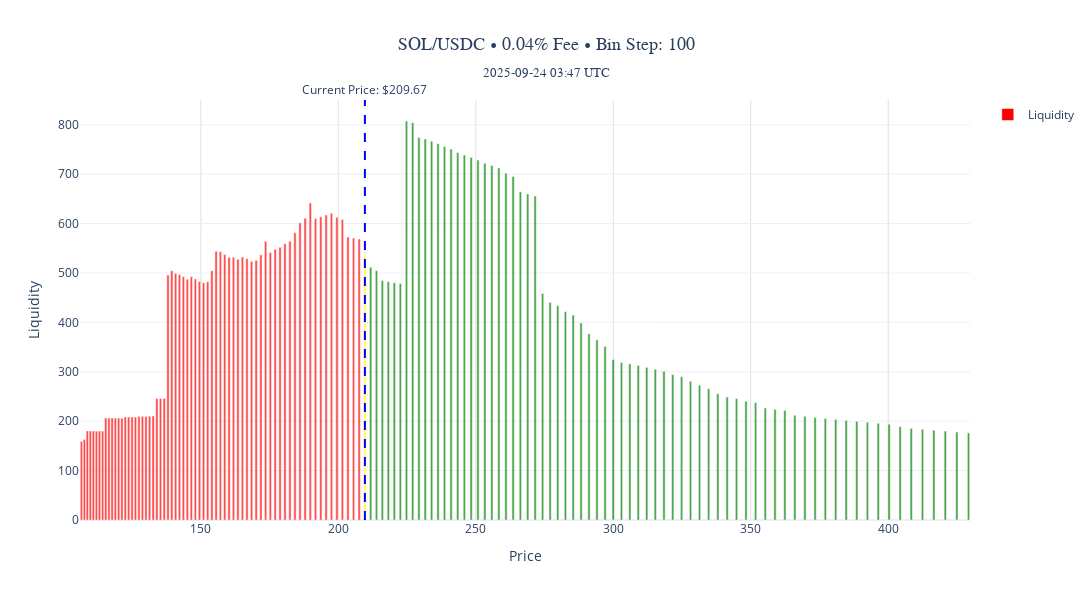
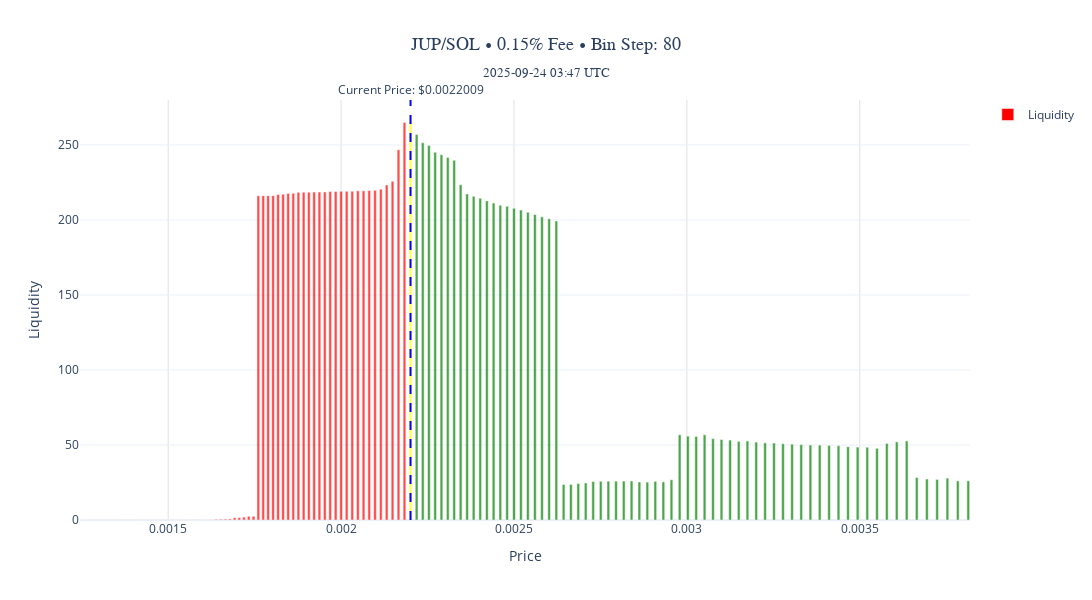
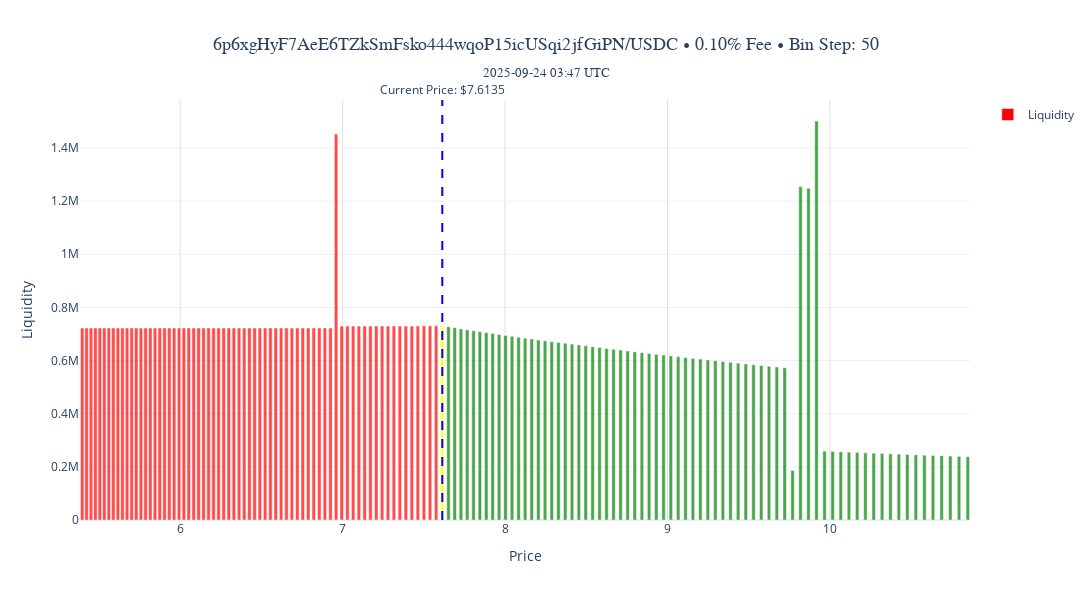

Write notebook code for charts like these, in order.
### Code cell
# 🎨 Generate Liquidity Distribution Charts with Token Symbols (Save for Later)
if all_pool_analyses:
    print("📊 Generating liquidity distribution charts...\n")
    
    # Clear any existing chart files from previous runs
    telegram_reports['chart_files'] = []
    
    for i, analysis in enumerate(all_pool_analyses, 1):
        print(f"🎨 Chart {i}/{len(all_pool_analyses)}: {analysis['pool_name']}")
        
        # Use cached token symbols from initial pool fetching
        base_symbol = analysis['base_token']
        quote_symbol = analysis['quote_token']
        
        # Use GatewayDataSource token cache if available and token symbols are still addresses
        if analysis.get('base_token_address') and len(base_symbol) > 10:
            cache_key = f"{analysis['base_token_address']}_{NETWORK}"
            if cache_key in gateway_ds.token_cache:
                cached_info = gateway_ds.token_cache[cache_key]
                if cached_info and 'symbol' in cached_info:
                    base_symbol = cached_info['symbol']
                    
        if analysis.get('quote_token_address') and len(quote_symbol) > 10:
            cache_key = f"{analysis['quote_token_address']}_{NETWORK}"
            if cache_key in gateway_ds.token_cache:
                cached_info = gateway_ds.token_cache[cache_key]
                if cached_info and 'symbol' in cached_info:
                    quote_symbol = cached_info['symbol']
        
        # Update analysis with proper symbols for chart generation
        analysis_with_symbols = analysis.copy()
        analysis_with_symbols['base_token'] = base_symbol
        analysis_with_symbols['quote_token'] = quote_symbol
        analysis_with_symbols['token_pair'] = f"{base_symbol}/{quote_symbol}"
        
        # Create chart for this pool with proper token symbols using GatewayDataSource
        fig = create_liquidity_chart(analysis_with_symbols)
        
        if fig:
            print(f"  ✅ Chart generated for {analysis_with_symbols['token_pair']}")
            fig.show()
            
            # Save chart as PNG with token pair, fee tier, and bin step in filename
            safe_pair_name = analysis_with_symbols['token_pair'].replace('/', '_')
            fee_tier = f"{analysis['fee_pct']:.2f}".replace('.', 'p')  # 0.04 -> 0p04
            bin_step = analysis['bin_step']
            chart_filename = f"/tmp/meteora_{safe_pair_name}_{fee_tier}pct_bin{bin_step}_chart.png"
            
            # Use GatewayDataSource save_chart method
            if gateway_ds.save_chart(fig, chart_filename, format="png"):
                print(f"  💾 Chart saved using GatewayDataSource: {chart_filename}")
                
                # Store chart info for Telegram sending later with enhanced caption
                chart_info = {
                    'filename': chart_filename,
                    'pool_name': analysis['pool_name'],
                    'token_pair': analysis_with_symbols['token_pair'],
                    'caption': f"""📊 <b>Liquidity Distribution Chart</b>
🏊 Pool: {analysis_with_symbols['token_pair']} • {gateway_ds.format_percentage(analysis['fee_pct'])} Fee • Bin:{analysis['bin_step']}
💰 Total Liquidity: {gateway_ds.format_number(analysis['total_liquidity_usd'], is_currency=True)}
📍 Current Price: {gateway_ds.format_price(analysis['current_price'])}
🎯 Concentration: {gateway_ds.format_percentage(analysis['liquidity_concentration'], decimals=1)} near price
⚙️ Active Bin: {analysis['active_bin_id']} | Total Bins: {analysis['num_bins']}
"""
                }
                telegram_reports['chart_files'].append(chart_info)
                print(f"  📋 Chart stored for Telegram sending")
                        
            else:
                print(f"  ❌ Error saving chart with GatewayDataSource")
        else:
            print(f"  ⚠️ No bin data available for {analysis['pool_name']}")
            
        print()  # Empty line between pools
        
    print(f"✅ Chart generation completed for {len(all_pool_analyses)} pool(s)")
    print(f"📋 {len(telegram_reports['chart_files'])} charts stored for Telegram sending")
else:
    print("⚠️ No pool analyses available for chart generation")

### Figure 1 — Plotly figure (JSON) as saved in the notebook; plotly's stock layout.template omitted (floating-point values rounded to 4 significant figures; data arrays with more than 128 entries replaced by an {"elided": "..."} marker saying what was removed)
{"data": [{"customdata": {"elided": "141 int values"}, "hovertemplate": "Price: %{x:.8f}<br>Liquidity: %{y:,.0f}<br>Bin ID: %{customdata}<br><extra></extra>", "marker": {"color": {"elided": "141 str values"}, "opacity": 0.7}, "name": "Liquidity", "type": "bar", "x": {"elided": "141 float values"}, "y": {"elided": "141 float values"}}], "layout": {"annotations": [{"showarrow": false, "text": "Current Price: $209.67", "x": 209.7, "xanchor": "center", "xref": "x", "y": 1, "yanchor": "bottom", "yref": "y domain"}], "height": 600, "hovermode": "x unified", "shapes": [{"line": {"color": "blue", "dash": "dash", "width": 2}, "type": "line", "x0": 209.7, "x1": 209.7, "xref": "x", "y0": 0, "y1": 1, "yref": "y domain"}], "showlegend": true, "title": {"font": {"family": "Arial Bold", "size": 18}, "text": "SOL/USDC • 0.04% Fee • Bin Step: 100<br><sub>2025-09-24 03:47 UTC</sub>", "x": 0.5, "xanchor": "center"}, "width": 1200, "xaxis": {"gridcolor": "#E0E0E0", "gridwidth": 1, "showgrid": true, "title": {"text": "Price"}}, "yaxis": {"title": {"text": "Liquidity"}}}}

### Figure 2 — Plotly figure (JSON) as saved in the notebook; plotly's stock layout.template omitted (floating-point values rounded to 4 significant figures; data arrays with more than 128 entries replaced by an {"elided": "..."} marker saying what was removed)
{"data": [{"customdata": {"elided": "141 int values"}, "hovertemplate": "Price: %{x:.8f}<br>Liquidity: %{y:,.0f}<br>Bin ID: %{customdata}<br><extra></extra>", "marker": {"color": {"elided": "141 str values"}, "opacity": 0.7}, "name": "Liquidity", "type": "bar", "x": {"elided": "141 float values"}, "y": {"elided": "141 float values"}}], "layout": {"annotations": [{"showarrow": false, "text": "Current Price: $0.0022009", "x": 0.002201, "xanchor": "center", "xref": "x", "y": 1, "yanchor": "bottom", "yref": "y domain"}], "height": 600, "hovermode": "x unified", "shapes": [{"line": {"color": "blue", "dash": "dash", "width": 2}, "type": "line", "x0": 0.002201, "x1": 0.002201, "xref": "x", "y0": 0, "y1": 1, "yref": "y domain"}], "showlegend": true, "title": {"font": {"family": "Arial Bold", "size": 18}, "text": "JUP/SOL • 0.15% Fee • Bin Step: 80<br><sub>2025-09-24 03:47 UTC</sub>", "x": 0.5, "xanchor": "center"}, "width": 1200, "xaxis": {"gridcolor": "#E0E0E0", "gridwidth": 1, "showgrid": true, "title": {"text": "Price"}}, "yaxis": {"title": {"text": "Liquidity"}}}}

### Figure 3 — Plotly figure (JSON) as saved in the notebook; plotly's stock layout.template omitted (floating-point values rounded to 4 significant figures; data arrays with more than 128 entries replaced by an {"elided": "..."} marker saying what was removed)
{"data": [{"customdata": {"elided": "141 int values"}, "hovertemplate": "Price: %{x:.8f}<br>Liquidity: %{y:,.0f}<br>Bin ID: %{customdata}<br><extra></extra>", "marker": {"color": {"elided": "141 str values"}, "opacity": 0.7}, "name": "Liquidity", "type": "bar", "x": {"elided": "141 float values"}, "y": {"elided": "141 float values"}}], "layout": {"annotations": [{"showarrow": false, "text": "Current Price: $7.6135", "x": 7.614, "xanchor": "center", "xref": "x", "y": 1, "yanchor": "bottom", "yref": "y domain"}], "height": 600, "hovermode": "x unified", "shapes": [{"line": {"color": "blue", "dash": "dash", "width": 2}, "type": "line", "x0": 7.614, "x1": 7.614, "xref": "x", "y0": 0, "y1": 1, "yref": "y domain"}], "showlegend": true, "title": {"font": {"family": "Arial Bold", "size": 18}, "text": "6p6xgHyF7AeE6TZkSmFsko444wqoP15icUSqi2jfGiPN/USDC • 0.10% Fee • Bin Step: 50<br><sub>2025-09-24 03:47 UTC</sub>", "x": 0.5, "xanchor": "center"}, "width": 1200, "xaxis": {"gridcolor": "#E0E0E0", "gridwidth": 1, "showgrid": true, "title": {"text": "Price"}}, "yaxis": {"title": {"text": "Liquidity"}}}}
